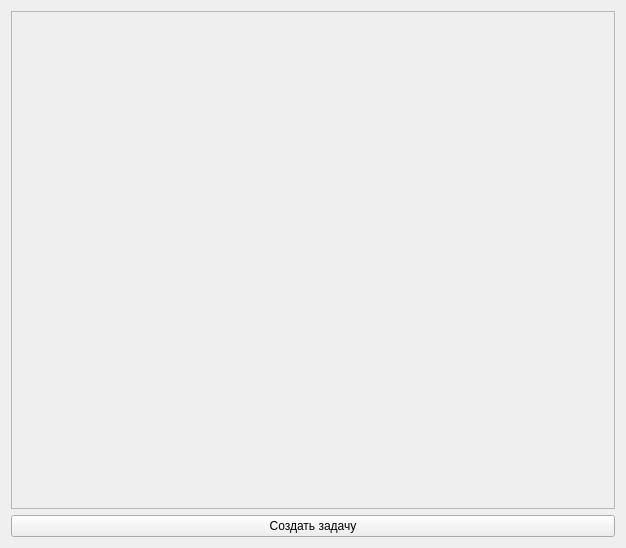
<?xml version="1.0" encoding="UTF-8"?>
<ui version="4.0">
 <class>Form</class>
 <widget class="QWidget" name="Form">
  <property name="geometry">
   <rect>
    <x>0</x>
    <y>0</y>
    <width>626</width>
    <height>548</height>
   </rect>
  </property>
  <property name="windowTitle">
   <string>Form</string>
  </property>
  <layout class="QVBoxLayout" name="verticalLayout">
   <item>
    <layout class="QVBoxLayout" name="verticalLayout_2">
     <item>
      <widget class="QScrollArea" name="scrollArea">
       <property name="widgetResizable">
        <bool>true</bool>
       </property>
       <widget class="QWidget" name="scrollAreaWidgetContents_2">
        <property name="geometry">
         <rect>
          <x>0</x>
          <y>0</y>
          <width>604</width>
          <height>496</height>
         </rect>
        </property>
       </widget>
      </widget>
     </item>
     <item>
      <widget class="QPushButton" name="create_task_btn">
       <property name="text">
        <string>Создать задачу</string>
       </property>
      </widget>
     </item>
    </layout>
   </item>
  </layout>
 </widget>
 <resources/>
 <connections/>
</ui>
